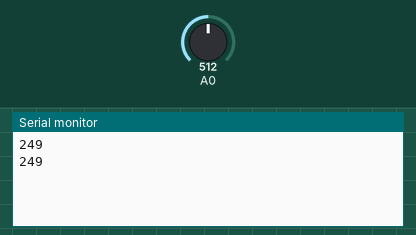
Recording of a sketch running on a simulated Arduino Uno, built with avr-gcc and run on an emulated ATmega328P. Parts: the last lines printed to the serial monitor. The inputs (shaded band) are chosen by the test bench; at power-on: A0 = 512.

Above: at 4.3 s.
4.4 s: A0 set to 716
At 8.1 s:
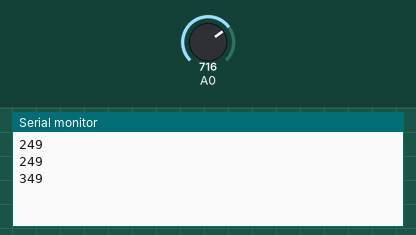
8.9 s: A0 set to 900
At 11.5 s:
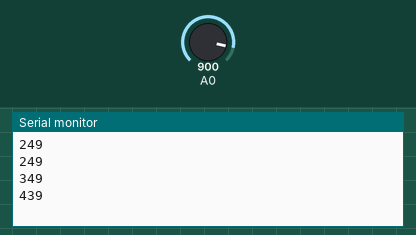
Timing chart, 0 to 13.0 s (numbered marks = the images above; inputs shaded):
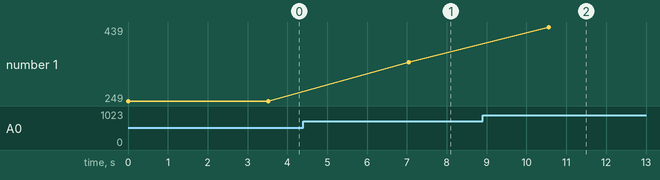

The sketch:

weather_station_arduino.ino
```cpp
#include <SoftwareSerial.h>

SoftwareSerial mySerial (4, 5); //4 --> TX 5 --> RX

void setup(){
Serial.begin(9600);
mySerial.begin(9600);
}

void loop(){
int myValue = analogRead(A0);
myValue = myValue * 0.488281125;
Serial.println(myValue);

int ch = 0x3FB + myValue;
byte checkSum = ch;
checkSum = 0xFF - checkSum;

byte data[] = {0x7E, 0x00, 0x0F, 0x10, 0x01, 0x00, 0x13, 0xA2, 0x00, 0x41, 0x9B, 0x54, 0x08, 0xFF, 0xFE, 0x00, myValue, checkSum};
mySerial.write(data, 19);
delay(3500);
}
```

Measured:
- after the input at 4.4 s, the serial monitor: prints a new line after 2.6 s (image 1)
- after the input at 8.9 s, the serial monitor: prints a new line after 1.7 s (image 2)
- plotted number 1: 249 → 349 after the input at 4.4 s, 349 → 439 after the input at 8.9 s
